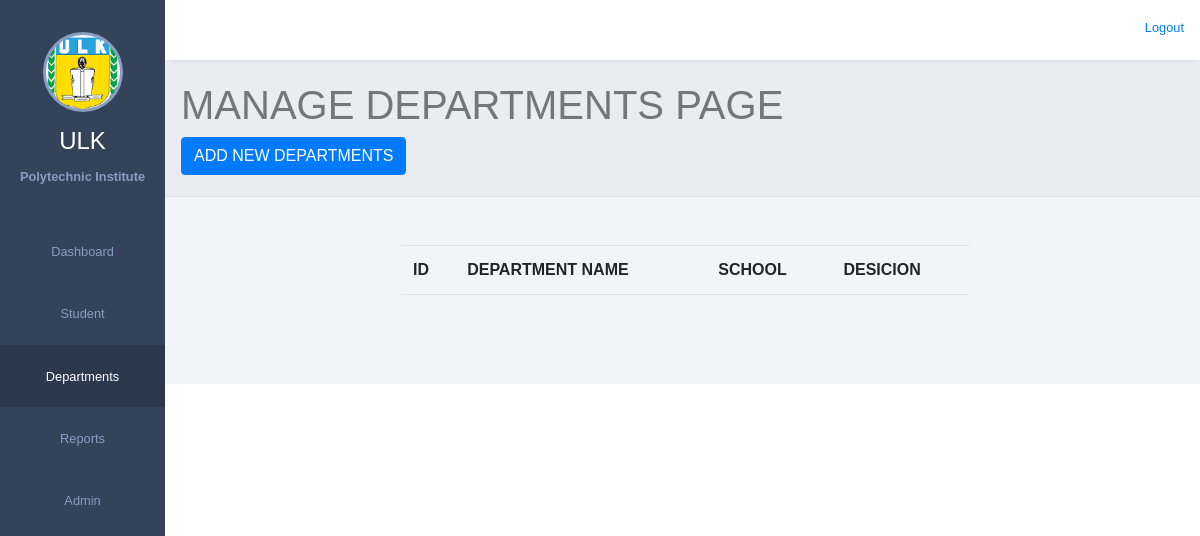
Page /departments.php on the earlier database version.
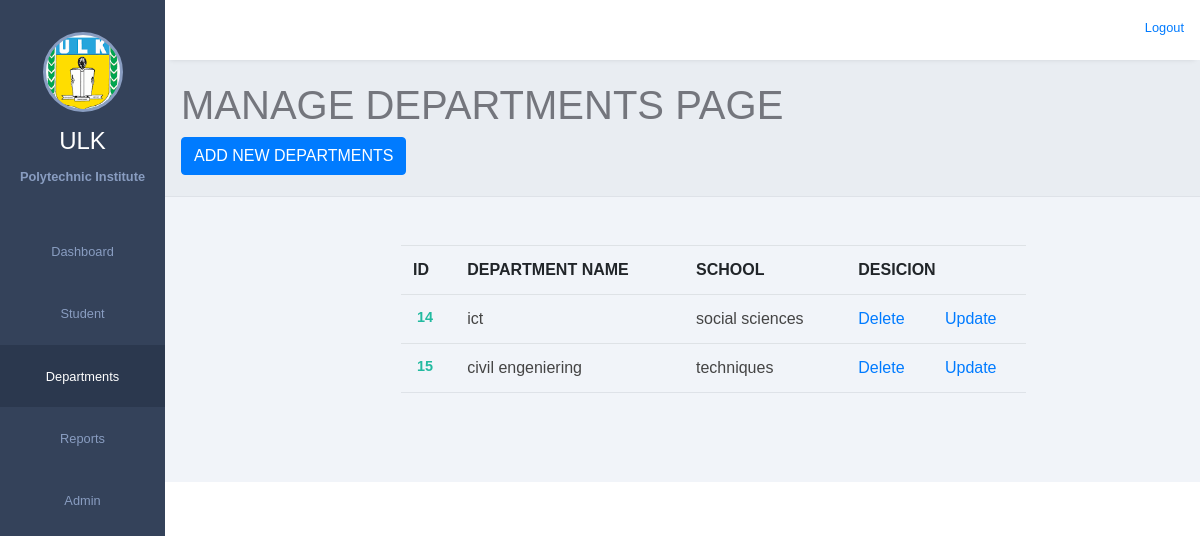
Same page on the later database version.
### tables this page shows
CREATE TABLE IF NOT EXISTS `department` (
  `id` int NOT NULL AUTO_INCREMENT,
  `name` text NOT NULL,
  `school` varchar(200) NOT NULL,
  PRIMARY KEY (`id`)
);

### departments.php (the view, shortened to what this page needs)
<?php
	require 'config.php';
?>
<!DOCTYPE html>
<html lang="en">
<head>
    <link href="https://cdn.jsdelivr.net/npm/bootstrap@4.6.0/dist/css/bootstrap.min.css" rel="stylesheet" />
<link href="https://cdn.jsdelivr.net/npm/bootstrap-icons@1.4.1/font/bootstrap-icons.css" rel="stylesheet" />
    <link rel="stylesheet" href="style.css">
    <link rel="stylesheet" href="https://maxst.icons8.com/vue-static/landings/line-awesome/line-awesome/1.3.0/css/line-awesome.min.css">
</head>
<body>
    <div class="sidebar">
        <div class="side-content">
            <div class="profile">
                <div class="profile-img bg-img" style="background-image: url(img/1.png)"></div>
                <h4>ULK</h4>
                <small>Polytechnic  Institute
                </small>
            </div>
            <div class="side-menu">
                <ul>
                    <li>
                        <a href="homepage.php">
                            <small>Dashboard</small>
                        </a>
                    </li>
                    <li>
                        <a href="students.php">
                            <small>Student</small>
                        </a>
                    </li>
                    <li>
                        <a href="departments.php" class="active">
                            <small>Departments</small>
                        </a>
                    </li>
                    <li>
                        <a href="adduser.php">
                            <small>Reports</small>
                        </a>
                    </li>
                    <li>
                        <a href="user">
                            <small>Admin</small>
                        </a>
                    </li>
                </ul>
            </div>
        </div>
    </div>
    <div class="main-content">
        <header>
            <div class="header-content">
                <div class="header-menu">
                    <div class="user">
                        <div class="bg-img" style="background-image: url(img/3.jpg)"></div>
                        <span> <a href="logout"> Logout</a></span>
                    </div>
                </div>
            </div>
        </header>
        <main>
            <div class="page-header">
                <h1>MANAGE DEPARTMENTS PAGE</h1>
                <small><a href="addDept.php"><button class="btn btn-primary">ADD NEW DEPARTMENTS</button></a></small>
            </div>
            <div class="page-content">
                <div class="analytics">
                    <div class="card-body">
                                    <div class="chart-area">
                                            <table class="table" style="margin-left: 200px;">
                                                <tr>
                                                    <th>ID</th>
                                                    <th>DEPARTMENT NAME</th>
                                                    <th>SCHOOL</th>
                                                    <th colspan="2">DESICION</th>
                                                        <?php
                                        $select="SELECT * FROM department ";
                                        $select_query=mysqli_query($con,$select);
                                            while ($row = mysqli_fetch_array($select_query)) {
                                                echo"<tr>";
                                                echo "<td>".$row['id']."</td>";
                                                echo "<td>".$row['name']."</td>";
                                                echo "<td>".$row['school']."</td>";
                                                echo "<td><a href='delete.php?id=".$row["id"]."'>Delete</a></td>";
                                                echo "<td><a href='update.php?id =" .$row["id"]."'>Update</a></td>";
                                                }
                                                ?>
                                            </table>
                                    </div>
                                </div>
                </div>
            </div>
        </main>
    </div>
</body>
</html>

Differences in the rows shown:
added department: id "14", name "ict", school "social sciences"
added department: id "15", name "civil engeniering", school "techniques"
